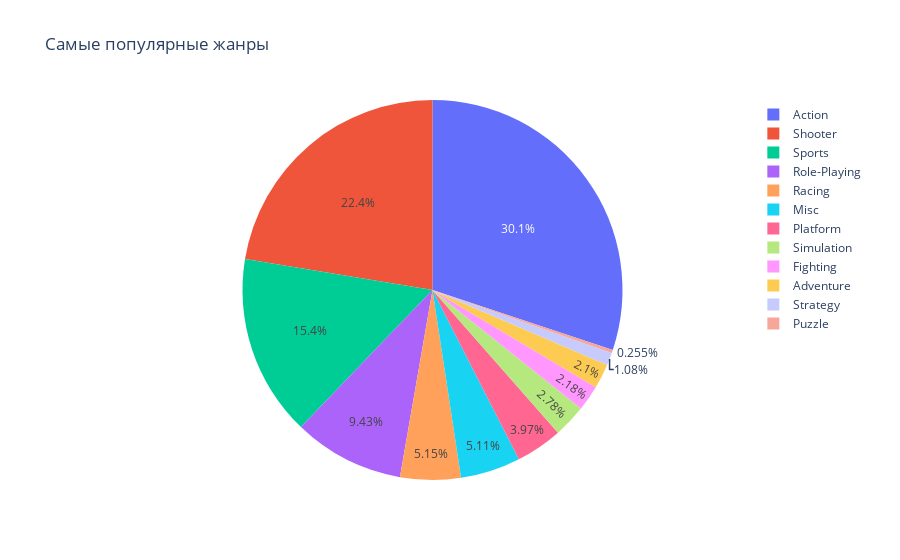

Write notebook code for a chart like this one.
### Markdown cell above
### EU

### Code cell
fig = px.pie(df_actual, values='eu_sales', names='genre', title='Самые популярные жанры')
fig.show()

### Figure 1 — Plotly figure (JSON) as saved in the notebook; plotly's stock layout.template omitted (floating-point values rounded to 4 significant figures; data arrays with more than 128 entries replaced by an {"elided": "..."} marker saying what was removed)
{"data": [{"domain": {"x": [0, 1], "y": [0, 1]}, "hovertemplate": "genre=%{label}<br>eu_sales=%{value}<extra></extra>", "labels": {"elided": "2233 str values"}, "legendgroup": "", "name": "", "showlegend": true, "type": "pie", "values": {"elided": "2233 float values"}}], "layout": {"legend": {"tracegroupgap": 0}, "title": {"text": "Самые популярные жанры"}}}
